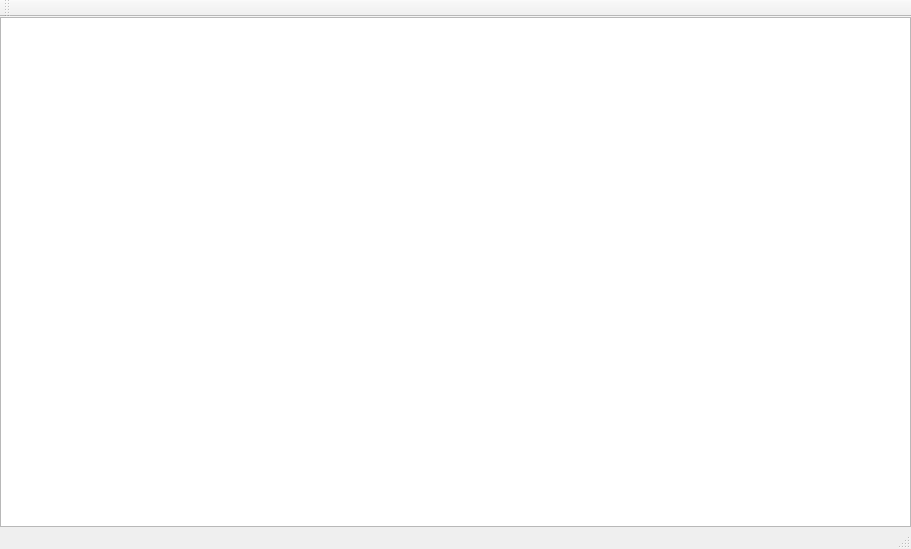
<?xml version="1.0" encoding="UTF-8"?>
<ui version="4.0">
 <class>MainWindow</class>
 <widget class="QMainWindow" name="MainWindow">
  <property name="geometry">
   <rect>
    <x>0</x>
    <y>0</y>
    <width>911</width>
    <height>549</height>
   </rect>
  </property>
  <property name="windowTitle">
   <string>MainWindow</string>
  </property>
  <widget class="QWidget" name="centralWidget">
   <layout class="QGridLayout" name="gridLayout">
    <property name="leftMargin">
     <number>0</number>
    </property>
    <property name="topMargin">
     <number>0</number>
    </property>
    <property name="rightMargin">
     <number>0</number>
    </property>
    <property name="bottomMargin">
     <number>0</number>
    </property>
    <item row="0" column="0">
     <widget class="GraphicsView" name="graphicsView"/>
    </item>
   </layout>
  </widget>
  <widget class="QMenuBar" name="menuBar">
   <property name="geometry">
    <rect>
     <x>0</x>
     <y>0</y>
     <width>911</width>
     <height>22</height>
    </rect>
   </property>
  </widget>
  <widget class="QToolBar" name="mainToolBar">
   <attribute name="toolBarArea">
    <enum>TopToolBarArea</enum>
   </attribute>
   <attribute name="toolBarBreak">
    <bool>false</bool>
   </attribute>
  </widget>
  <widget class="QStatusBar" name="statusBar"/>
 </widget>
 <layoutdefault spacing="6" margin="11"/>
 <customwidgets>
  <customwidget>
   <class>GraphicsView</class>
   <extends>QGraphicsView</extends>
   <header>graphicsview.h</header>
  </customwidget>
 </customwidgets>
 <resources/>
 <connections/>
</ui>
